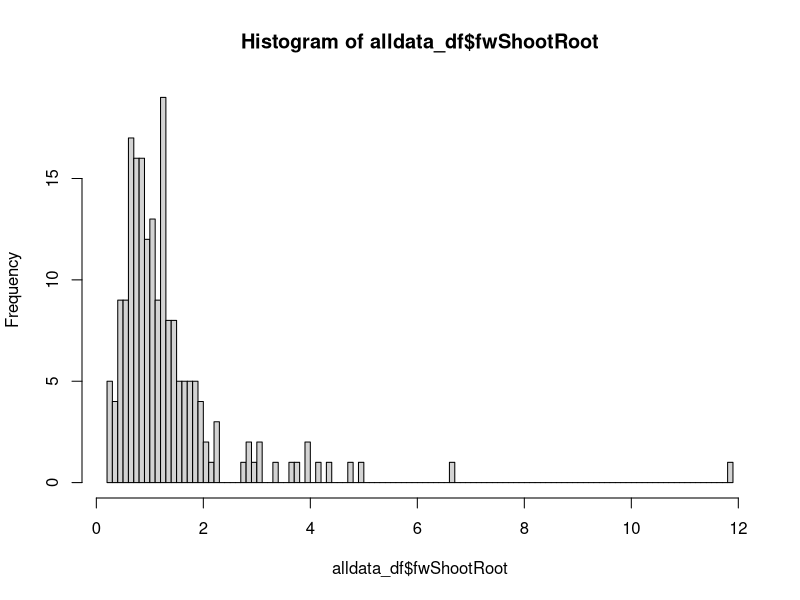
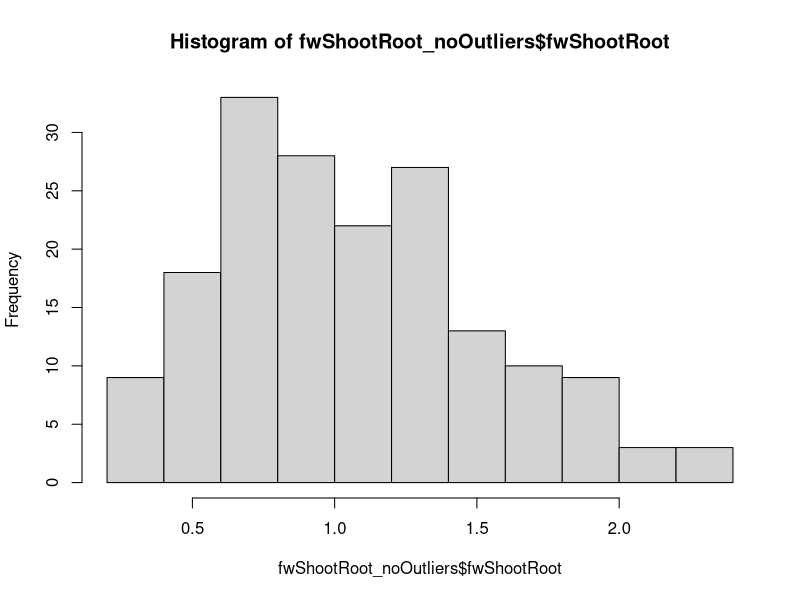
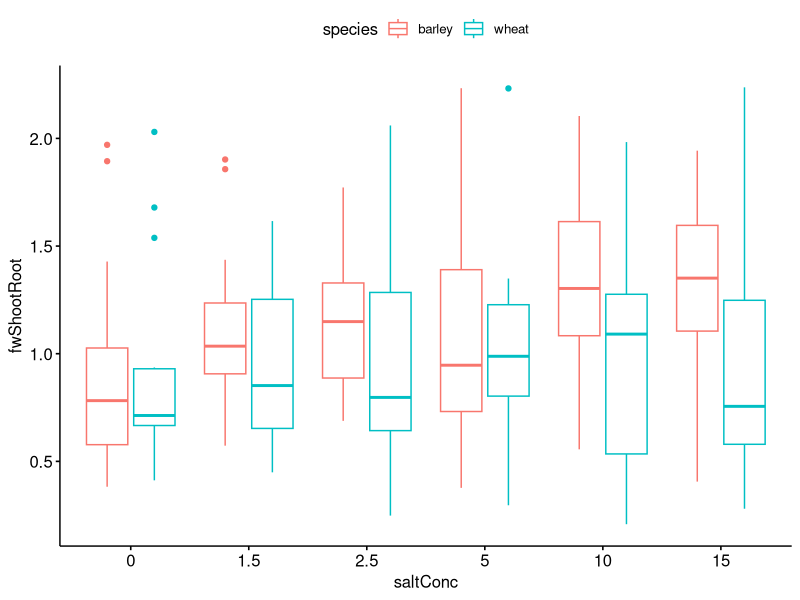
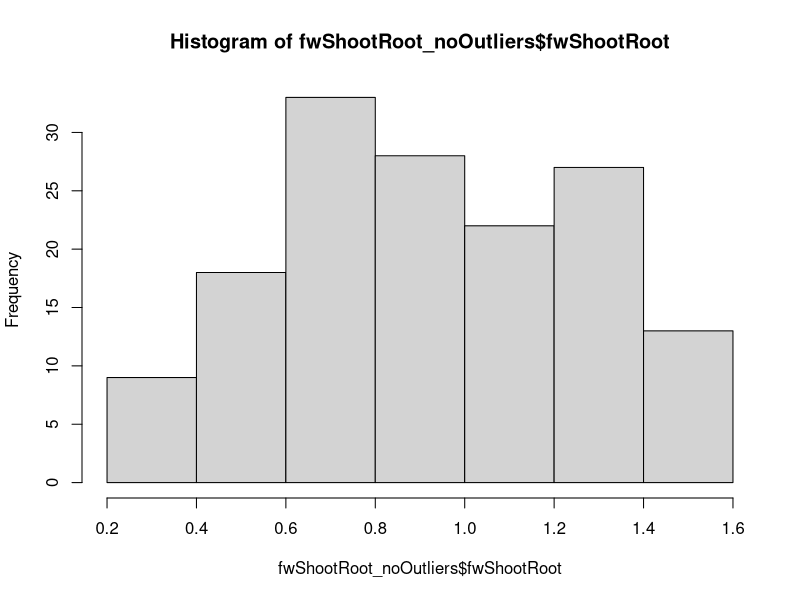
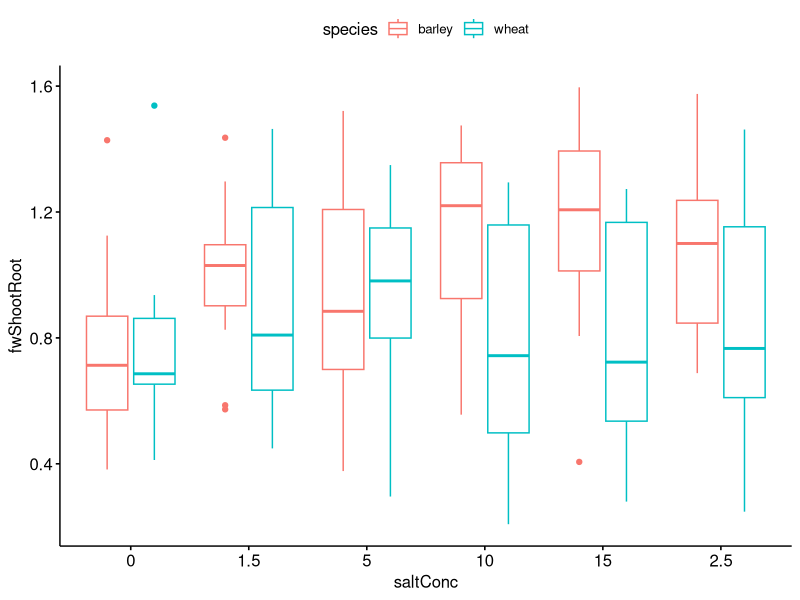
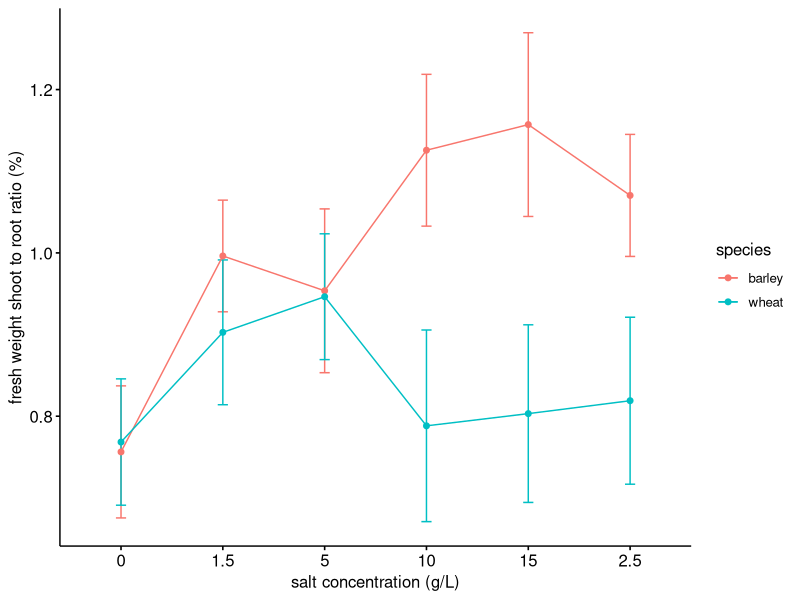
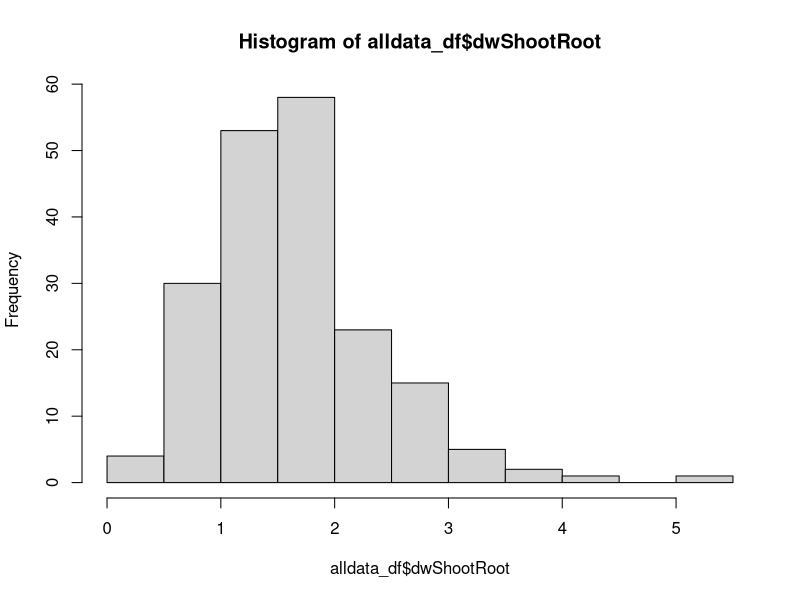
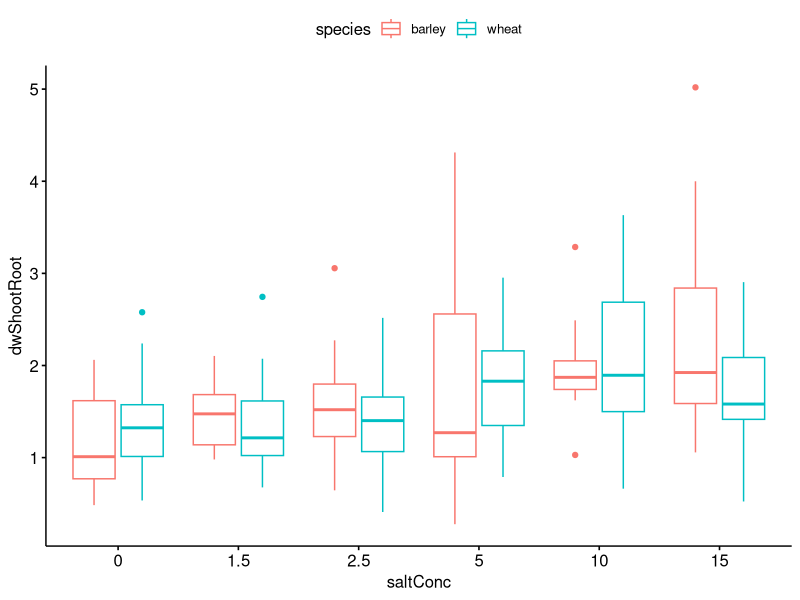

The R script that drew these images, in order:
# ******************************************************************************

###                     Rex and Sof's Salinity Workshop                      ###

# ******************************************************************************

# ******************************************************************************

# Salinity Data Analysis continued ----------------

# ******************************************************************************

### PLEASE NOTE THAT USING THIS CODE WILL VOID YOUR CHANCE AT GETTING AN HD FOR 
### THIS PART OF THE ASSIGNMENT

# first, we're going to clear the data from our global environment, so we have a 
# fresh start

rm(list = ls())

# and load our libraries
library(ggpubr)
library(dplyr)
library(car)

# Let's import our data

all_data <- na.omit(data.frame(read.csv("Salinity_data.csv")))  
# read.csv will import the data from our working directory
head(all_data) 
# note that we now have all_data in our global environment, which is 108 observations 
# of 20 variables
# the name of our species column is a little weird, so lets sort that out:
names(all_data)[1] <- 'species'
# and we can check that everything looks as we expect it to:
str(all_data)


# Let's assign all of the variables we're going to use to their own object. 
species <- all_data$species
saltConc <- as.character(all_data$salt_conc) 
fwShootRoot <- all_data$fw_shoot_root_ratio
dwShootRoot <- all_data$dw_shoot_root_ratio
shootMoist <- all_data$shoot_moisture
rootMoist <- all_data$root_moisture
totMoist <- all_data$total_moisture

alldata_df <- cbind.data.frame(species, saltConc, fwShootRoot, dwShootRoot, 
                               shootMoist, rootMoist, totMoist)

# check all is as we expect:
str(alldata_df)

# Fresh weight root to shoot ratio ----------------------------------

### Assumption 1: data are normally distributed
shapiro.test(alldata_df$fwShootRoot)

hist(alldata_df$fwShootRoot, breaks = 100)

# woah, something whacky is happening here. Let's open our data and have a look
# what can you see is wrong? we need to remove some outliers

# first, we work out what our first and third quartiles are for our data:
quartiles <- quantile(alldata_df$fwShootRoot, probs=c(.25, .75), na.rm = FALSE) 
# and determine the interquartile range (IQR)
IQR <- IQR(alldata_df$fwShootRoot)

# Then we find our lower and upper limits:
Lower <- quartiles[1] - 1.5*IQR
Upper <- quartiles[2] + 1.5*IQR 

# and reassign any data above the lower threshold and below the upper threshold to a new dataframe, 
# which we will use for the analysis.
fwShootRoot_noOutliers <- filter(alldata_df, fwShootRoot > Lower & fwShootRoot < Upper )

#There are still some clearly horrible data in here. Let's take them out. 

# After relevant outliers are removed, we can then re-test for normality using our Shapiro-Wilk tests.
shapiro.test(fwShootRoot_noOutliers$fwShootRoot)

# much better
hist(fwShootRoot_noOutliers$fwShootRoot)

ggboxplot(fwShootRoot_noOutliers, x = "saltConc", y = "fwShootRoot", color = "species")

#This is still not great. Normally, we would go thorugh and remove the offending data in the dataset, but this will be too confusing. But again, some of the plants have been shooting atypically fast, so it's OK to take out any values that are very high, e.g. higher than 1.5:
fwShootRoot_noOutliers <- filter(alldata_df, fwShootRoot < 1.6 )

# Re-test for normality using our Shapiro-Wilk tests.
shapiro.test(fwShootRoot_noOutliers$fwShootRoot)

# much better
hist(fwShootRoot_noOutliers$fwShootRoot)

ggboxplot(fwShootRoot_noOutliers, x = "saltConc", y = "fwShootRoot", color = "species")


table(fwShootRoot_noOutliers$species, fwShootRoot_noOutliers$saltConc)

# as good as it gets. Let's proceed.

### Assumption 2: variances are homogeneous

library(car) # access the car package

leveneTest(fwShootRoot ~ species*saltConc, data = fwShootRoot_noOutliers)

### two-way ANOVA

fwShootRoot.aov <- aov(fwShootRoot ~ species * saltConc, data = fwShootRoot_noOutliers)
summary(fwShootRoot.aov)
#have a good look at this. What is this telling us - what follow-on tests are appropriate, which are not?

# we can generate some summary statistics for our response data, depending on our two factors:
require("dplyr")
group_by(fwShootRoot_noOutliers, species, saltConc) %>%
  summarise(count = n(),mean = mean(fwShootRoot, na.rm = TRUE),
            sd = sd(fwShootRoot, na.rm = TRUE))

# post-hoc test

TukeyHSD(fwShootRoot.aov, which = "saltConc")
# when interpreting the output, diff: difference between means of the two groups, 
# lwr & upr: the lower and the upper end point of the confidence interval at 95%, 
# p adj: p-value after adjustment for the multiple comparisons.


### let's graph it!

ggline(fwShootRoot_noOutliers, x = "saltConc", y = "fwShootRoot", color = "species",
       add = c("mean_se"),
       xlab = "salt concentration (g/L)",
       ylab = "fresh weight shoot to root ratio (%)",
       legend = "right")

# once we're happy with our plot, we click "export" and save it in our working folder. 


# Dry weight root to shoot ratio ----------------------------------

### Assumption 1: data are normally distributed
shapiro.test(alldata_df$dwShootRoot)

hist(alldata_df$dwShootRoot)

ggboxplot(alldata_df, x = "saltConc", y = "dwShootRoot", color = "species")

# remove outliers

# first, we work out what our first and third quartiles are for our data:
quartiles <- quantile(alldata_df$dwShootRoot, probs=c(.25, .75), na.rm = FALSE) 
# and determine the interquartile range (IQR)
IQR <- IQR(alldata_df$dwShootRoot)

# Then we find our lower and upper limits:
Lower <- quartiles[1] - 1.5*IQR
Upper <- quartiles[2] + 1.5*IQR 

# and reassign any data above the lower threshold and below the upper threshold to a new dataframe, 
# which we will use for the analysis.
dwShootRoot_noOutliers <- filter(alldata_df, dwShootRoot > Lower & dwShootRoot < Upper )

# After relevant outliers are removed, we can then re-test for normality using our Shapiro-Wilk tests.
shapiro.test(dwShootRoot_noOutliers$dwShootRoot)

# much better
hist(dwShootRoot_noOutliers$dwShootRoot)

ggboxplot(dwShootRoot_noOutliers, x = "saltConc", y = "dwShootRoot", color = "species")

#again, we have some interesting differences possibly due to anomalous plants, but we will assume that the ANOVA is robust to thes few outliers.

table(dwShootRoot_noOutliers$species, dwShootRoot_noOutliers$saltConc)


### Assumption 2: variances are homogeneous

leveneTest(dwShootRoot ~ species*saltConc, data = dwShootRoot_noOutliers)

### two-way ANOVA

dwShootRoot.aov <- aov(dwShootRoot ~ species * saltConc, data = dwShootRoot_noOutliers)
summary(dwShootRoot.aov)

# we can generate some summary statistics for our response data, depending on our two factors:

group_by(dwShootRoot_noOutliers, species, saltConc) %>%
  summarise(count = n(),mean = mean(dwShootRoot, na.rm = TRUE),
            sd = sd(dwShootRoot, na.rm = TRUE))

# post-hoc test

TukeyHSD(dwShootRoot.aov, which = "saltConc")
# when interpreting the output, diff: difference between means of the two groups, 
# lwr & upr: the lower and the upper end point of the confidence interval at 95%, 
# p adj: p-value after adjustment for the multiple comparisons.


### let's graph it!

ggline(dwShootRoot_noOutliers, x = "saltConc", y = "dwShootRoot", color = "species",
       add = c("mean_se"),
       xlab = "salt concentration (g/L)",
       ylab = "dry weight shoot to root ratio (%)",
       legend = "right")

# once we're happy with our plot, we click "export" and save it in our working folder.


# Shoot Moisture ----------------------------------

### Assumption 1: data are normally distributed
shapiro.test(alldata_df$shootMoist)

hist(alldata_df$shootMoist)

ggboxplot(alldata_df, x = "saltConc", y = "shootMoist", color = "species")

# remove outliers

# first, we work out what our first and third quartiles are for our data:
quartiles <- quantile(alldata_df$shootMoist, probs=c(.25, .75), na.rm = FALSE) 
# and determine the interquartile range (IQR)
IQR <- IQR(alldata_df$shootMoist)

# Then we find our lower and upper limits:
Lower <- quartiles[1] - 1.5*IQR
Upper <- quartiles[2] + 1.5*IQR 

# and reassign any data above the lower threshold and below the upper threshold to a new dataframe, 
# which we will use for the analysis.
shootMoist_noOutliers <- filter(alldata_df, shootMoist > Lower & shootMoist < Upper )

# After relevant outliers are removed, we can then re-test for normality using our Shapiro-Wilk tests.
shapiro.test(shootMoist_noOutliers$shootMoist)

# much better
hist(shootMoist_noOutliers$shootMoist)

ggboxplot(shootMoist_noOutliers, x = "saltConc", y = "shootMoist", color = "species")

table(shootMoist_noOutliers$species, shootMoist_noOutliers$saltConc)


### Assumption 2: variances are homogeneous

library(car) # access the car package

#What does the result mean? We will continue here and assume the ANOVA is robust, but you will be able to see why this test is significant when you look at the ggboxplot above.
leveneTest(shootMoist ~ species*saltConc, data = shootMoist_noOutliers)


### two-way ANOVA

shootMoist.aov <- aov(shootMoist ~ species * saltConc, data = shootMoist_noOutliers)
summary(shootMoist.aov)

# summary statistics
group_by(shootMoist_noOutliers, species, saltConc) %>%
  summarise(count = n(),mean = mean(shootMoist, na.rm = TRUE),
            sd = sd(shootMoist, na.rm = TRUE))

# post-hoc test

TukeyHSD(shootMoist.aov, which = "saltConc")
# when interpreting the output, diff: difference between means of the two groups, 
# lwr & upr: the lower and the upper end point of the confidence interval at 95%, 
# p adj: p-value after adjustment for the multiple comparisons.


### let's graph it!

ggline(shootMoist_noOutliers, x = "saltConc", y = "shootMoist", color = "species",
       add = c("mean_se"),
       xlab = "salt concentration (g/L)",
       ylab = "Shoot Moisture",
       legend = "right")

# once we're happy with our plot, we click "export" and save it in our working folder.

# Root Moisture ----------------------------------

### Assumption 1: data are normally distributed
shapiro.test(alldata_df$rootMoist)

hist(alldata_df$rootMoist)

ggboxplot(alldata_df, x = "saltConc", y = "rootMoist", color = "species")

# remove outliers

# first, we work out what our first and third quartiles are for our data:
quartiles <- quantile(alldata_df$rootMoist, probs=c(.25, .75), na.rm = FALSE) 
# and determine the interquartile range (IQR)
IQR <- IQR(alldata_df$rootMoist)

# Then we find our lower and upper limits:
Lower <- quartiles[1] - 1.5*IQR
Upper <- quartiles[2] + 1.5*IQR 

# and reassign any data above the lower threshold and below the upper threshold to a new dataframe, 
# which we will use for the analysis.
rootMoist_noOutliers <- filter(alldata_df, rootMoist > Lower & rootMoist < Upper )

# After relevant outliers are removed, we can then re-test for normality using our Shapiro-Wilk tests.
shapiro.test(rootMoist_noOutliers$rootMoist)

# much better
hist(rootMoist_noOutliers$rootMoist)

ggboxplot(rootMoist_noOutliers, x = "saltConc", y = "rootMoist", color = "species")

table(rootMoist_noOutliers$species, rootMoist_noOutliers$saltConc)


### Assumption 2: variances are homogeneous

leveneTest(rootMoist ~ species*saltConc, data = rootMoist_noOutliers)

#Both Shapiro or Levene test are significant - so again, this needs flagging in your report. Can you think of why the variance in the lower concentrations is so much higher than in the upper ones?

### two-way ANOVA

rootMoist.aov <- aov(rootMoist ~ species * saltConc, data = rootMoist_noOutliers)
summary(rootMoist.aov)

# we can generate some summary statistics for our response data, depending on our two factors:

group_by(rootMoist_noOutliers, species, saltConc) %>%
  summarise(count = n(),mean = mean(rootMoist, na.rm = TRUE),
            sd = sd(rootMoist, na.rm = TRUE))

# post-hoc test

TukeyHSD(rootMoist.aov, which = "saltConc")
# when interpreting the output, diff: difference between means of the two groups, 
# lwr & upr: the lower and the upper end point of the confidence interval at 95%, 
# p adj: p-value after adjustment for the multiple comparisons.


### let's graph it!

ggline(rootMoist_noOutliers, x = "saltConc", y = "rootMoist", color = "species",
       add = c("mean_se"),
       xlab = "salt concentration (g/L)",
       ylab = "Root Moisture",
       legend = "right")

# once we're happy with our plot, we click "export" and save it in our working folder.

# Total Moisture ----------------------------------

### Assumption 1: data are normally distributed
shapiro.test(alldata_df$totMoist)

hist(alldata_df$totMoist)

ggboxplot(alldata_df, x = "saltConc", y = "totMoist", color = "species")

# remove outliers

# first, we work out what our first and third quartiles are for our data:
quartiles <- quantile(alldata_df$totMoist, probs=c(.25, .75), na.rm = FALSE) 
# and determine the interquartile range (IQR)
IQR <- IQR(alldata_df$totMoist)

# Then we find our lower and upper limits:
Lower <- quartiles[1] - 1.5*IQR
Upper <- quartiles[2] + 1.5*IQR 

# and reassign any data above the lower threshold and below the upper threshold to a new dataframe, 
# which we will use for the analysis.
totMoist_noOutliers <- filter(alldata_df, totMoist > Lower & totMoist < Upper )

# After relevant outliers are removed, we can then re-test for normality using our Shapiro-Wilk tests.
shapiro.test(totMoist_noOutliers$totMoist)

# much better
hist(totMoist_noOutliers$totMoist)

ggboxplot(totMoist_noOutliers, x = "saltConc", y = "totMoist", color = "species")

table(totMoist_noOutliers$species, totMoist_noOutliers$saltConc)


### Assumption 2: variances are homogeneous

leveneTest(totMoist ~ species*saltConc, data = totMoist_noOutliers)


### two-way ANOVA

totMoist.aov <- aov(totMoist ~ species * saltConc, data = totMoist_noOutliers)
summary(totMoist.aov)

# we can generate some summary statistics for our response data, depending on our two factors:
require("dplyr")
group_by(totMoist_noOutliers, species, saltConc) %>%
  summarise(count = n(),mean = mean(totMoist, na.rm = TRUE),
            sd = sd(totMoist, na.rm = TRUE))

# post-hoc test

TukeyHSD(totMoist.aov, which = "saltConc")
# when interpreting the output, diff: difference between means of the two groups, 
# lwr & upr: the lower and the upper end point of the confidence interval at 95%, 
# p adj: p-value after adjustment for the multiple comparisons.


### let's graph it!

ggline(totMoist_noOutliers, x = "saltConc", y = "totMoist", color = "species",
       add = c("mean_se"),
       xlab = "salt concentration (g/L)",
       ylab = "Total Moisture",
       legend = "right")

# once we're happy with our plot, we click "export" and save it in our working folder.

### well done!
